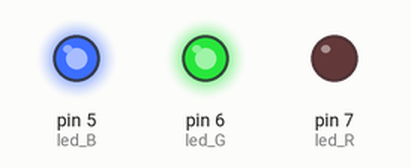
Recording of a sketch running on a simulated Arduino Uno, built with avr-gcc and run on an emulated ATmega328P. Parts: output pins drawn as LEDs (lit = HIGH).

Above: at 0.2 s.
At 1.2 s:
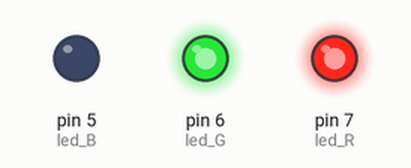
At 3.2 s:
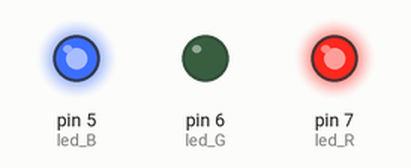
At 4.5 s:
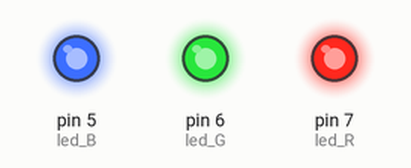
Timing chart, 0 to 5.8 s (numbered marks = the images above):
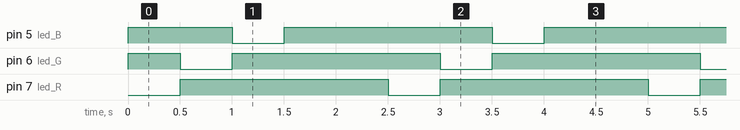

The sketch:

Luzes_coloridas.ino
```cpp
// Projeto 6 - Luzes Coloridas
//autor: Azzireluto

int led_R = 7;
int led_G = 6;
int led_B = 5;


void setup() {
  pinMode(led_R, OUTPUT);
  pinMode(led_G, OUTPUT);
  pinMode(led_B, OUTPUT);

}

void loop() {
  acendeVermelho(); // aqui fizemos uma pequena funcao que acende uma cor e apaga as outras
  delay(500);
  acendeVerde();
  delay(500);
  acendeAzul();
    delay(500);
    apagaLed();
  delay(1000);
}
  void acendeVermelho()
{
  digitalWrite(led_R, LOW);
  digitalWrite(led_G, HIGH);
  digitalWrite(led_B, HIGH);
}

void acendeVerde()
{
  digitalWrite(led_R, HIGH);
  digitalWrite(led_G, LOW);
  digitalWrite(led_B, HIGH);
}

void acendeAzul()
{
  digitalWrite(led_R, HIGH);
  digitalWrite(led_G, HIGH);
  digitalWrite(led_B, LOW);
}

void apagaLed()
{
  digitalWrite(led_R, HIGH);
  digitalWrite(led_G, HIGH);
  digitalWrite(led_B, HIGH);
}
```

Measured:
- by itself, pin 5 (led_B), pin 6 (led_G): repeats every 2.5 s: LOW 0.50 s, HIGH 2.0 s
- by itself, pin 7 (led_R): alternates HIGH for 2.0 s and LOW for 0.50 s
- by itself, everything shown: repeats every 2.5 s, in 4 steps
